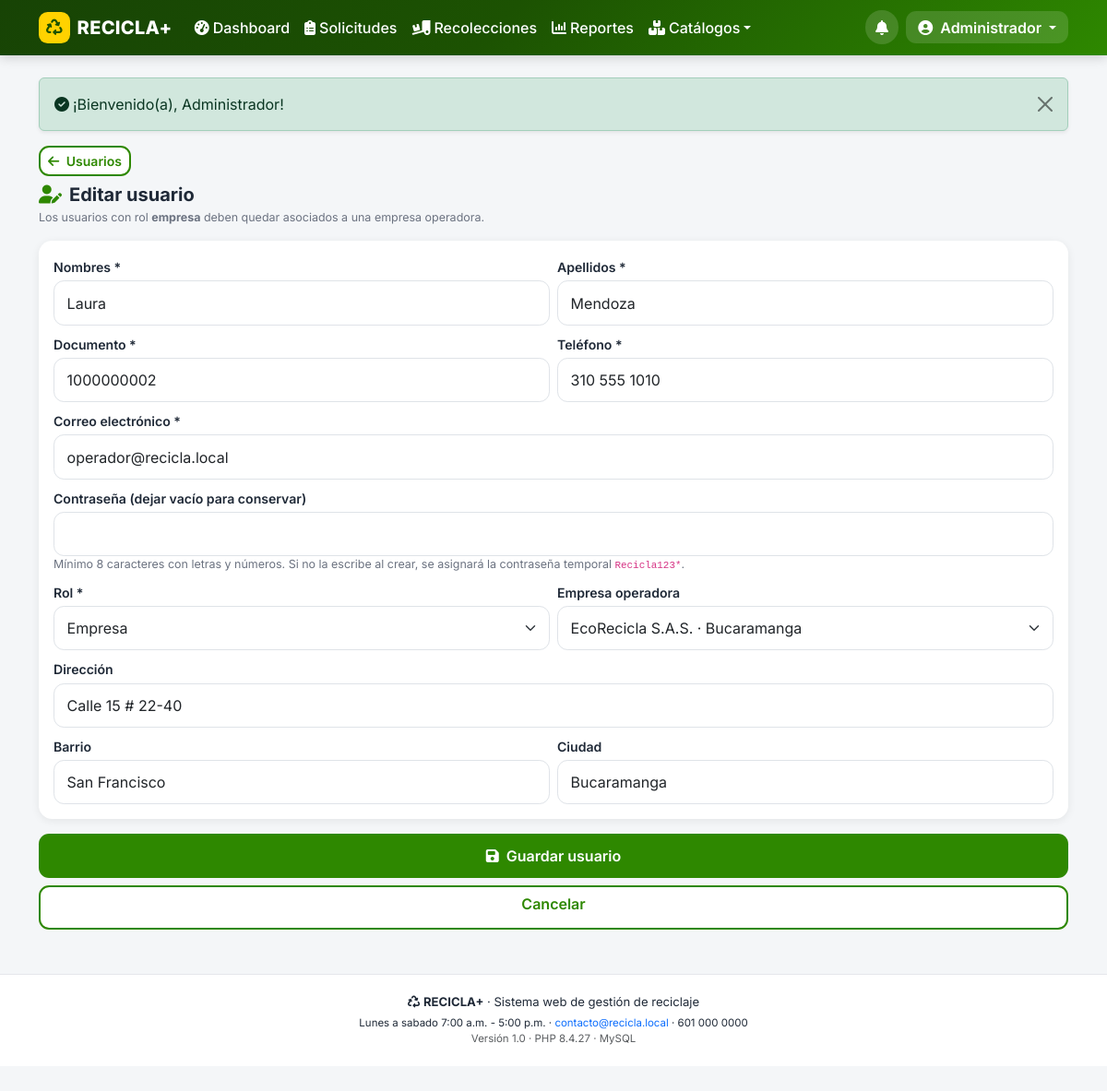
/index.php?p=a_usuario&id=2 (signed in), run on the app's committed database.
### tables this page shows
CREATE TABLE usuarios (
  id                  INT UNSIGNED NOT NULL AUTO_INCREMENT,
  rol_id              TINYINT UNSIGNED NOT NULL,
  empresa_id          INT UNSIGNED NULL,           
  nombres             VARCHAR(80)  NOT NULL,
  apellidos           VARCHAR(80)  NOT NULL,
  documento           VARCHAR(20)  NOT NULL,
  telefono            VARCHAR(20)  NULL,
  email               VARCHAR(120) NOT NULL,
  password            VARCHAR(255) NOT NULL,       
  direccion           VARCHAR(160) NULL,
  barrio              VARCHAR(60)  NULL,
  ciudad              VARCHAR(60)  NULL,
  estado              ENUM('activo','inactivo') NOT NULL DEFAULT 'activo',
  token_recuperacion  VARCHAR(64)  NULL,
  token_expira        DATETIME     NULL,
  ultimo_acceso       DATETIME     NULL,
  created_at          DATETIME NOT NULL DEFAULT CURRENT_TIMESTAMP,
  PRIMARY KEY (id),
  UNIQUE KEY uk_usuarios_email (email),
  UNIQUE KEY uk_usuarios_documento (documento),
  KEY ix_usuarios_rol (rol_id),
  KEY ix_usuarios_empresa (empresa_id),
  KEY ix_usuarios_ciudad_barrio (ciudad, barrio),
  CONSTRAINT fk_usuarios_rol FOREIGN KEY (rol_id) REFERENCES roles (id),
  CONSTRAINT fk_usuarios_empresa FOREIGN KEY (empresa_id) REFERENCES empresas (id) ON DELETE SET NULL
);

CREATE TABLE roles (
  id          TINYINT UNSIGNED NOT NULL AUTO_INCREMENT,
  nombre      VARCHAR(30)      NOT NULL,
  descripcion VARCHAR(120)     NULL,
  PRIMARY KEY (id),
  UNIQUE KEY uk_roles_nombre (nombre)
);

CREATE TABLE empresas (
  id          INT UNSIGNED NOT NULL AUTO_INCREMENT,
  nombre      VARCHAR(120) NOT NULL,
  nit         VARCHAR(20)  NOT NULL,
  responsable VARCHAR(120) NOT NULL,
  telefono    VARCHAR(20)  NULL,
  email       VARCHAR(120) NULL,
  direccion   VARCHAR(160) NULL,
  ciudad      VARCHAR(60)  NOT NULL,
  estado      ENUM('activo','inactivo') NOT NULL DEFAULT 'activo',
  created_at  DATETIME NOT NULL DEFAULT CURRENT_TIMESTAMP,
  PRIMARY KEY (id),
  UNIQUE KEY uk_empresas_nit (nit),
  KEY ix_empresas_ciudad (ciudad),
  KEY ix_empresas_estado (estado)
);

### controllers/AdminController.php (called while the page is built, shortened)
<?php
final class AdminController
{
    public function usuario(): void
    {
        $id = get_int('id');
        vista('admin/usuario_form', [
            'titulo'   => $id > 0 ? 'Editar usuario' : 'Nuevo usuario',
            'u'        => $id > 0 ? Usuario::buscarPorId($id) : null,
            'roles'    => Usuario::roles(),
            'empresas' => Empresa::activas(),
        ]);
    }
}

### index.php (called while the page is built, shortened)
<?php
require __DIR__ . '/config/config.php';
$p = (string) ($_GET['p'] ?? 'inicio');
[$controlador, $metodo, $rolRequerido] = $rutas[$p];
if ($rolRequerido !== null) {
    exigirRol($rolRequerido);
}
try {
    (new $controlador())->$metodo();
} catch (Throwable $e) {
    error_log('[RECICLA+] ' . $e->getMessage() . ' @ ' . $e->getFile() . ':' . $e->getLine());
    http_response_code(500);
    vista('errores/500', ['titulo' => 'Error del sistema', 'mensaje' => $e->getMessage()]);
}

### models/Usuario.php (called while the page is built, shortened)
<?php
final class Usuario
{
    public static function buscarPorId(int $id): ?array
    {
        $st = db()->prepare('SELECT u.*, r.nombre AS rol, e.nombre AS empresa
                             FROM usuarios u
                             JOIN roles r ON r.id = u.rol_id
                             LEFT JOIN empresas e ON e.id = u.empresa_id
                             WHERE u.id = ? LIMIT 1');
        $st->execute([$id]);
        $u = $st->fetch() ?: null;
        if ($u) {
            unset($u['password'], $u['token_recuperacion']);
        }
        return $u;
    }
    public static function roles(): array
    {
        return db()->query('SELECT id, nombre, descripcion FROM roles ORDER BY id')->fetchAll();
    }
}

### models/Empresa.php (called while the page is built, shortened)
<?php
final class Empresa
{
    public static function activas(): array
    {
        return db()->query('SELECT id, nombre, ciudad FROM empresas WHERE estado = \'activo\' ORDER BY nombre')->fetchAll();
    }
}

### views/admin/usuario_form.php (the view, shortened to what this page needs)
<a class="btn btn-sm btn-outline-recicla mb-2" href="<?= e(url('a_usuarios')) ?>"><i class="fa-solid fa-arrow-left me-1"></i> Usuarios</a>
<h1 class="h5 fw-bold mb-1"><i class="fa-solid fa-user-pen texto-verde me-2"></i><?= e($titulo) ?></h1>
<p class="hint">Los usuarios con rol <strong>empresa</strong> deben quedar asociados a una empresa operadora.</p>
<form method="post" action="<?= e(url('a_usuario_post')) ?>" novalidate>
  <div class="tarjeta-form">
    <div class="row g-2">
      <div class="col-12 col-md-6">
        <label class="form-label" for="nombres">Nombres *</label>
        <input class="form-control" id="nombres" name="nombres" required maxlength="80" value="<?= e((string) ($u['nombres'] ?? '')) ?>">
      </div>
      <div class="col-12 col-md-6">
        <label class="form-label" for="apellidos">Apellidos *</label>
        <input class="form-control" id="apellidos" name="apellidos" required maxlength="80" value="<?= e((string) ($u['apellidos'] ?? '')) ?>">
      </div>
      <div class="col-6">
        <label class="form-label" for="documento">Documento *</label>
        <input class="form-control" id="documento" name="documento" inputmode="numeric" required maxlength="15" value="<?= e((string) ($u['documento'] ?? '')) ?>">
      </div>
      <div class="col-6">
        <label class="form-label" for="telefono">Teléfono *</label>
        <input class="form-control" id="telefono" name="telefono" inputmode="tel" required maxlength="20" value="<?= e((string) ($u['telefono'] ?? '')) ?>">
      </div>
      <div class="col-12">
        <label class="form-label" for="email">Correo electrónico *</label>
        <input class="form-control" type="email" id="email" name="email" required value="<?= e((string) ($u['email'] ?? '')) ?>">
      </div>
      <div class="col-12">
        <label class="form-label" for="password">Contraseña <?= $u ? '(dejar vacío para conservar)' : '*' ?></label>
        <input class="form-control" type="password" id="password" name="password" <?= $u ? '' : 'required' ?> minlength="8" autocomplete="new-password">
        <div class="hint">Mínimo 8 caracteres con letras y números. Si no la escribe al crear, se asignará la contraseña temporal <code>Recicla123*</code>.</div>
      </div>
      <div class="col-12 col-md-6">
        <label class="form-label" for="rol_id">Rol *</label>
        <select class="form-select" id="rol_id" name="rol_id" required>
          <?php foreach ($roles as $rl): ?>
            <option value="<?= (int) $rl['id'] ?>" <?= (int) ($u['rol_id'] ?? 1) === (int) $rl['id'] ? 'selected' : '' ?>><?= e(ucfirst($rl['nombre'])) ?></option>
          <?php endforeach; ?>
        </select>
      </div>
      <div class="col-12 col-md-6">
        <label class="form-label" for="empresa_id">Empresa operadora</label>
        <select class="form-select" id="empresa_id" name="empresa_id">
          <?php foreach ($empresas as $em): ?>
            <option value="<?= (int) $em['id'] ?>" <?= (int) ($u['empresa_id'] ?? 0) === (int) $em['id'] ? 'selected' : '' ?>>
              <?= e($em['nombre']) ?> · <?= e($em['ciudad']) ?>
            </option>
          <?php endforeach; ?>
        </select>
      </div>
      <div class="col-12">
        <label class="form-label" for="direccion">Dirección</label>
        <input class="form-control" id="direccion" name="direccion" maxlength="160" value="<?= e((string) ($u['direccion'] ?? '')) ?>">
      </div>
      <div class="col-6">
        <label class="form-label" for="barrio">Barrio</label>
        <input class="form-control" id="barrio" name="barrio" maxlength="60" value="<?= e((string) ($u['barrio'] ?? '')) ?>">
      </div>
      <div class="col-6">
        <label class="form-label" for="ciudad">Ciudad</label>
        <input class="form-control" id="ciudad" name="ciudad" maxlength="60" value="<?= e((string) ($u['ciudad'] ?? '')) ?>">
      </div>
    </div>
  </div>
  <div class="d-grid gap-2">
    <button class="btn btn-recicla btn-accion" type="submit"><i class="fa-solid fa-floppy-disk me-2"></i>Guardar usuario</button>
    <a class="btn btn-outline-recicla btn-accion" href="<?= e(url('a_usuarios')) ?>">Cancelar</a>
  </div>
</form>

### views/layouts/header.php (shortened to what this page needs)
<?php
$u = $usuario ?? null;
$nav = $navTipo ?? '';
$sysName = config_get('nombre_sistema', 'RECICLA+');
?>
<!doctype html>
<html lang="es">
<head>
<link href="https://cdn.jsdelivr.net/npm/bootstrap@5.3.3/dist/css/bootstrap.min.css" rel="stylesheet">
<link href="https://cdnjs.cloudflare.com/ajax/libs/font-awesome/6.5.2/css/all.min.css" rel="stylesheet">
<link rel="stylesheet" href="<?= e(BASE_URL) ?>/assets/css/recicla.css">
</head>
<body class="rol-<?= e($nav !== '' ? $nav : 'publico') ?><?= $u ? ' con-nav-inferior' : '' ?>">
<nav class="navbar navbar-expand-lg navbar-recicla sticky-top">
  <div class="container">
    <a class="navbar-brand d-flex align-items-center gap-2" href="<?= e(url($u ? ($u['rol'] === 'ciudadano' ? 'panel' : ($u['rol'] === 'empresa' ? 'e_panel' : 'a_panel')) : 'inicio')) ?>">
      <span class="marca-icono"><i class="fa-solid fa-recycle"></i></span>
      <span class="marca-texto"><?= e($sysName) ?></span>
    </a>
    <div class="d-flex align-items-center gap-2 order-lg-3">
      <?php if ($u): ?>
        <a class="btn-aviso position-relative" href="<?= e($u['rol'] === 'ciudadano' ? url('notificaciones') : url($u['rol'] === 'empresa' ? 'e_panel' : 'a_panel')) ?>" title="Avisos">
          <i class="fa-solid fa-bell"></i>
        </a>
        <div class="dropdown">
          <button class="btn btn-usuario dropdown-toggle" type="button" data-bs-toggle="dropdown" aria-expanded="false">
            <i class="fa-solid fa-circle-user"></i>
            <span class="d-none d-sm-inline ms-1"><?= e($u['nombres']) ?></span>
          </button>
        </div>
      <?php else: ?>
        <a class="btn btn-sm btn-claro" href="<?= e(url('materiales')) ?>"><i class="fa-solid fa-list-check me-1"></i>Materiales</a>
        <a class="btn btn-sm btn-amarillo" href="<?= e(url('login')) ?>"><i class="fa-solid fa-right-to-bracket me-1"></i>Ingresar</a>
      <?php endif; ?>
    </div>
    <?php if ($u && $nav !== 'ciudadano'): ?>
      <div class="collapse navbar-collapse order-lg-2" id="menuPrincipal">
        <ul class="navbar-nav me-auto mb-2 mb-lg-0">
          <?php if ($nav === 'empresa'): ?>
            <li class="nav-item"><a class="nav-link <?= activo('e_panel') ?>" href="<?= e(url('e_panel')) ?>"><i class="fa-solid fa-gauge-high me-1"></i>Dashboard</a></li>
            <li class="nav-item"><a class="nav-link <?= activo('e_solicitudes') ?>" href="<?= e(url('e_solicitudes')) ?>"><i class="fa-solid fa-inbox me-1"></i>Solicitudes</a></li>
            <li class="nav-item"><a class="nav-link <?= activo('e_rutas') ?>" href="<?= e(url('e_rutas')) ?>"><i class="fa-solid fa-route me-1"></i>Rutas</a></li>
            <li class="nav-item"><a class="nav-link <?= activo('e_historial') ?>" href="<?= e(url('e_historial')) ?>"><i class="fa-solid fa-truck-ramp-box me-1"></i>Recolecciones</a></li>
            <li class="nav-item"><a class="nav-link <?= activo('e_perfil') ?>" href="<?= e(url('e_perfil')) ?>"><i class="fa-solid fa-building me-1"></i>Mi empresa</a></li>
          <?php else: ?>
            <li class="nav-item"><a class="nav-link <?= activo('a_panel') ?>" href="<?= e(url('a_panel')) ?>"><i class="fa-solid fa-gauge-high me-1"></i>Dashboard</a></li>
            <li class="nav-item"><a class="nav-link <?= activo('a_solicitudes') ?>" href="<?= e(url('a_solicitudes')) ?>"><i class="fa-solid fa-clipboard-list me-1"></i>Solicitudes</a></li>
            <li class="nav-item"><a class="nav-link <?= activo('a_recolecciones') ?>" href="<?= e(url('a_recolecciones')) ?>"><i class="fa-solid fa-truck-ramp-box me-1"></i>Recolecciones</a></li>
            <li class="nav-item"><a class="nav-link <?= activo('a_reportes') ?>" href="<?= e(url('a_reportes')) ?>"><i class="fa-solid fa-chart-column me-1"></i>Reportes</a></li>
            <li class="nav-item dropdown">
              <a class="nav-link dropdown-toggle <?= (activo('a_materiales') . activo('a_categorias')) !== '' ? 'active' : '' ?>" href="#" role="button" data-bs-toggle="dropdown"><i class="fa-solid fa-boxes-stacked me-1"></i>Catálogos</a>
            </li>
          <?php endif; ?>
        </ul>
      </div>
    <?php endif; ?>
  </div>
</nav>
<main id="contenido" class="container py-3 py-lg-4">
<?= flash_render() ?>

### assets/css/recicla.css (style rules this page uses)
:root { --verde: #2e8800; --verde-oscuro: #1c5202; --verde-claro: #e8f5e0; --amarillo: #ffd200; --azul: #0072bc; --gris-fondo: #f4f6f8; --texto: #1f2937; --radio: .9rem; --sombra: 0 2px 10px rgba(0, 0, 0, .07); }
body { font-family: 'Inter', system-ui, -apple-system, 'Segoe UI', sans-serif; background: var(--gris-fondo); color: var(--texto); overflow-x: hidden; padding-bottom: 1rem; }
body.con-nav-inferior { padding-bottom: 5.6rem; }
a { text-decoration: none; }
.navbar-recicla { background: linear-gradient(135deg, #174305, #1c5202 45%, #2e8800); box-shadow: 0 2px 12px rgba(0, 0, 0, .18); }
.navbar-recicla .navbar-brand, .navbar-recicla .nav-link, .navbar-recicla .btn-usuario { color: #fff; }
.navbar-recicla .nav-link { font-weight: 500; border-radius: .5rem; padding: .5rem .75rem; }
.marca-icono { display: inline-flex; align-items: center; justify-content: center; width: 2.1rem; height: 2.1rem; border-radius: .6rem; background: var(--amarillo); color: var(--verde-oscuro); font-size: 1.1rem; }
.marca-texto { font-weight: 800; letter-spacing: .3px; }
.btn-usuario { background: rgba(255, 255, 255, .14); border: 0; border-radius: 2rem; padding: .35rem .8rem; font-weight: 600; }
.btn-aviso { position: relative; color: #fff; width: 2.3rem; height: 2.3rem; border-radius: 50%; display: inline-flex; align-items: center; justify-content: center; background: rgba(255, 255, 255, .14); }
.btn { border-radius: .7rem; font-weight: 600; }
.btn-recicla { background: var(--verde); color: #fff; border: 0; }
.btn-outline-recicla { border: 2px solid var(--verde); color: var(--verde); background: #fff; }
.btn-accion { min-height: 3rem; }
.form-label { font-weight: 600; font-size: .88rem; margin-bottom: .25rem; }
.form-control, .form-select { border-radius: .7rem; padding: .7rem .85rem; border-color: #dfe3e8; }
.tarjeta-form { background: #fff; border-radius: var(--radio); box-shadow: var(--sombra); padding: 1rem; margin-bottom: 1rem; }
.hint { font-size: .78rem; color: #6b7280; }
.texto-verde { color: var(--verde) !important; }

### data on the page
usuarios: nombres "Administrador"
usuarios: nombres "Laura", apellidos "Mendoza", documento "1000000002", telefono "310 555 1010", email "operador@recicla.local", rol_id "Empresa", empresa_id "EcoRecicla S.A.S. · Bucaramanga", direccion "Calle 15 # 22-40", barrio "San Francisco", ciudad "Bucaramanga"

### other printed values
$sysName "RECICLA+"
$f['msg'] "¡Bienvenido(a), Administrador!"
$titulo "Editar usuario"
config_get('nombre_sistema', 'RECICLA+') "RECICLA+"
config_get('horario_atencion', '') "Lunes a sabado 7:00 a.m. - 5:00 p.m."
config_get('email_contacto', '') "contacto@recicla.local"
config_get('telefono_contacto', '') "601 000 0000"
config_get('version', '1.0') "1.0"
PHP_VERSION "8.4.27"
